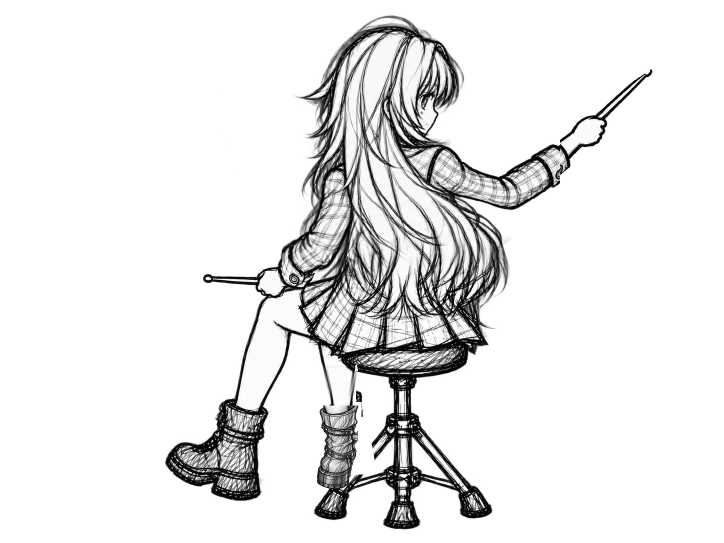
#> input picture character-assets/production/20261009/body-orientation/candidates/rc_hit_v8.png, 1448 x 1086 px (shown at 1/2 size)
$ python build_rc_rebound_v13.py
#> lines starting #> are read from the running program, lines starting #| are printed output that depends on the picture; after the words box and inside, x2 and y2 are one past the last pixel; in counts of white or black regions, pixels touching at a corner belong together
from pathlib import Path
from PIL import Image
import numpy as np,json
R=Path(__file__).resolve().parents[5];O=R/'character-assets/production/20261009/body-orientation'
hit=np.array(Image.open(O/'candidates/rc_hit_v8.png').convert('RGBA'));base=np.array(Image.open(R/'character-assets/layers/character/rc/rebound_r_refresh.png').convert('RGBA'));a=hit.copy();a[:430,1000:]=base[:430,1000:];a[590:]=base[590:]
#> further down, hit is the input picture: shape (1086, 1448, 4); mean R, G, B, A 30.7, 30.6, 30.6, 52.6
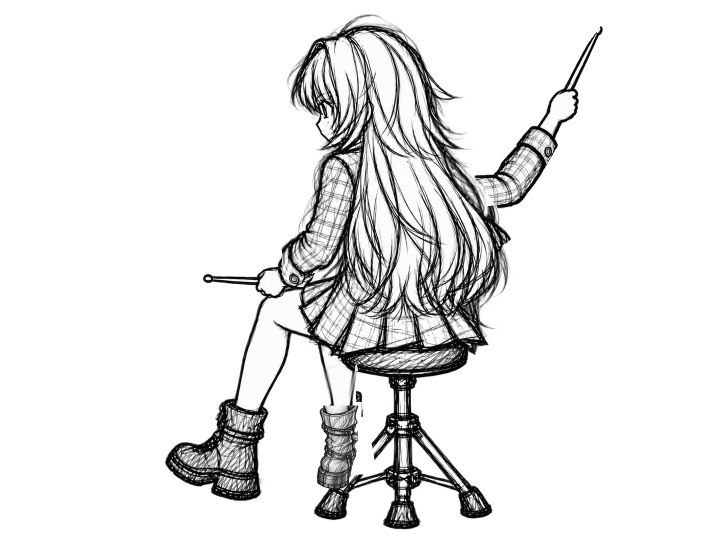
#> input picture character-assets/layers/character/rc/rebound_r_refresh.png, 1448 x 1086 px (shown at 1/2 size)
#> further down, base is the input picture: shape (1086, 1448, 4); mean R, G, B, A 31, 31, 31, 52.9
#> after `a[:430, 1000:] = base[:430, 1000:]`:
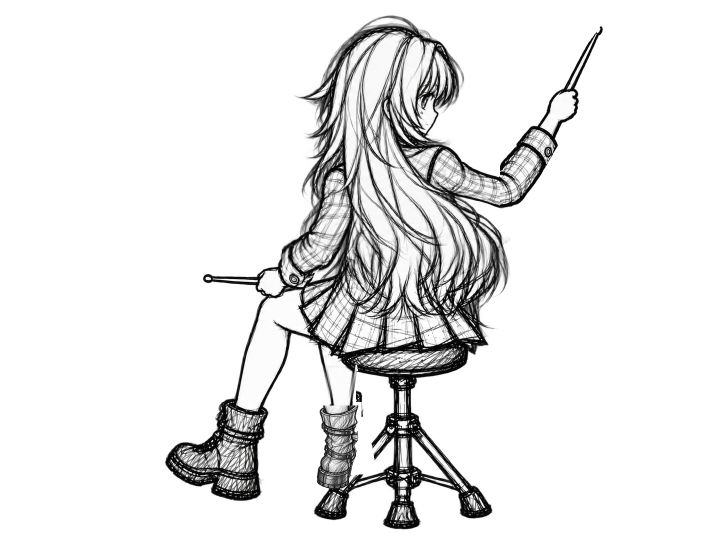
#> a: shape (1086, 1448, 4) (shown at 1/2 size); 1.97% of pixels changed, all inside (x1, y1, x2, y2) = (1000, 21, 1307, 430); transparent parts drawn white
Image.fromarray(a).save(O/'candidates/rc_rebound_v13.png');dr=Image.open(R/'character-assets/layers/drum/drum_base.png').convert('RGBA');bg=Image.new('RGBA',dr.size,'white');bg.alpha_composite(dr);bg.alpha_composite(Image.fromarray(a));bg.convert('RGB').save(O/'qa/rc_rebound_composite_v13.png')
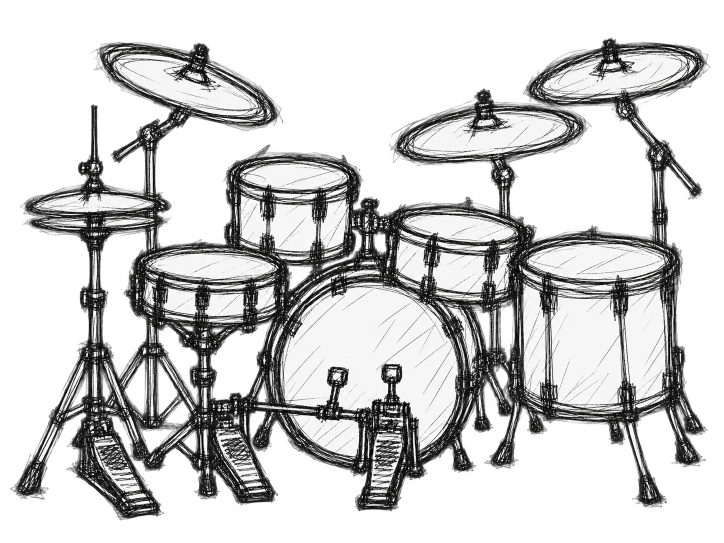
#> input picture character-assets/layers/drum/drum_base.png, 1448 x 1086 px (shown at 1/2 size)
#> further down, dr is the input picture: PIL image 1448x1086 RGBA; mean R, G, B, A 64, 64, 63.8, 111.2
#> after `bg = Image.new('RGBA', dr.size, 'white')`: bg: PIL image 1448x1086 RGBA; every value is 255
#> after `bg.alpha_composite(Image.fromarray(a))`:
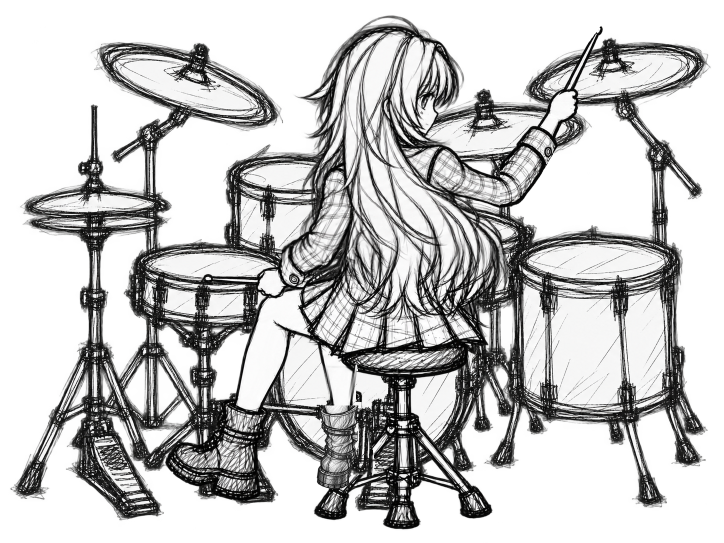
#> bg: PIL image 1448x1086 RGBA (shown at 1/2 size); mean R, G, B, A 194.6, 194.6, 194.5, 255
(O/'qa/rc_rebound_v13_mechanical.json').write_text(json.dumps({'status':'PENDING_VISUAL_REVIEW','lower_y590_equal':bool(np.array_equal(a[590:],base[590:])), 'distal_arm_equal':bool(np.array_equal(a[:430,1000:],base[:430,1000:])), 'paired_torso_equal':bool(np.array_equal(a[:590,:1000],hit[:590,:1000]))},indent=2))
ims=[]
for p in ['rc_hit_composite_v8.png','rc_rebound_composite_v13.png']:ims.append(Image.open(O/'qa'/p))
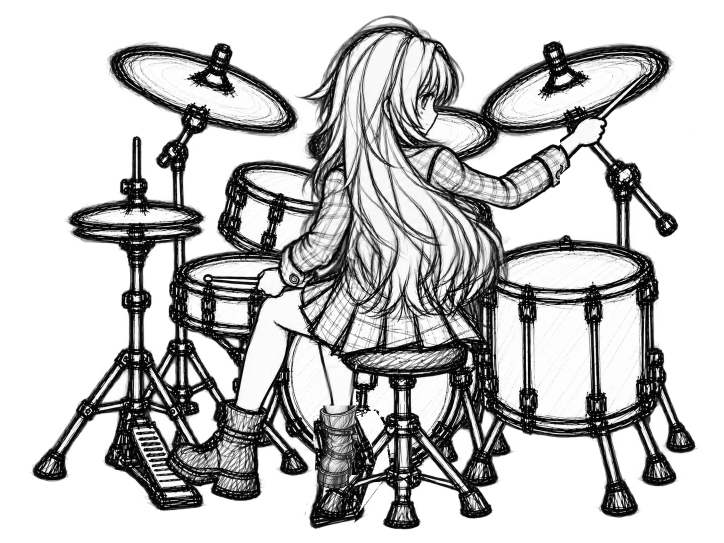
#> input picture character-assets/production/20261009/body-orientation/qa/rc_hit_composite_v8.png, 1448 x 1086 px (shown at 1/2 size)
ims[0].save(O/'qa/rc_v8_v13_review_motion.gif',save_all=True,append_images=ims[1:],duration=[160,220],loop=0)
